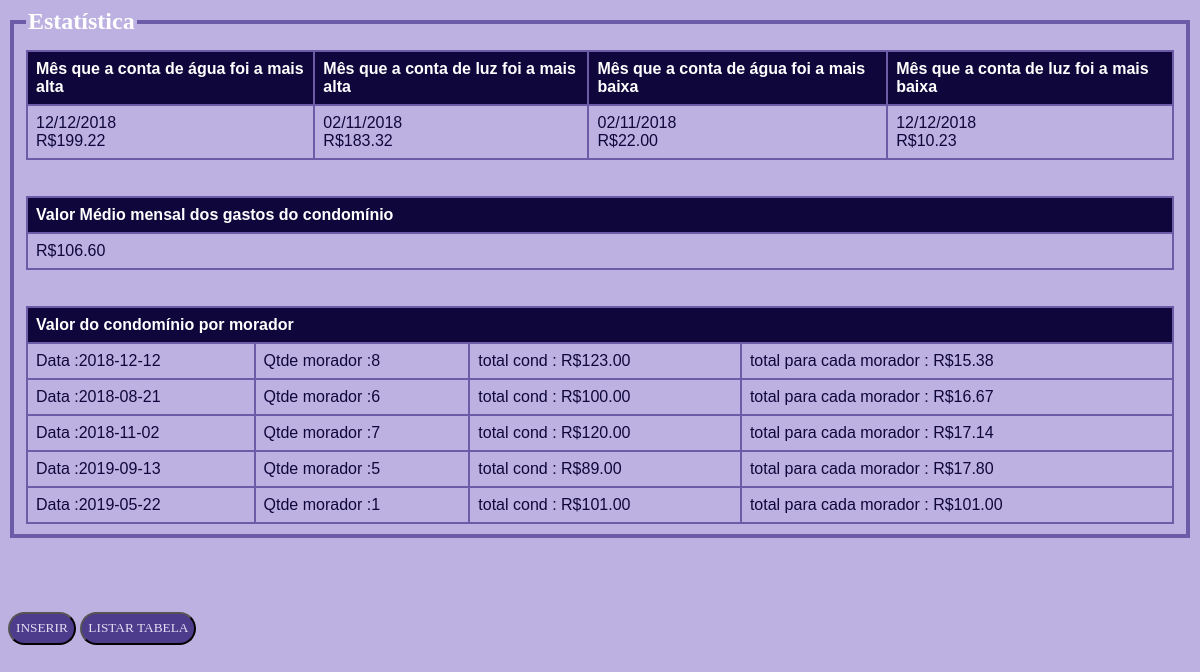
Page /estatisticas.php on the committed database.
### tables this page shows
CREATE TABLE `condominio` (
  `id_condominio` int(11) NOT NULL,
  `data` date NOT NULL,
  `copasa` double NOT NULL,
  `cemig` double NOT NULL,
  `tarifa` double NOT NULL,
  `limpeza` double NOT NULL,
  `outros` double NOT NULL,
  `qtde_morador` int(11) NOT NULL
);

### estatisticas.php (the view, shortened to what this page needs)
<?php
	include("conexao.php");
$agua_alta = mysqli_query($conn, "SELECT * FROM condominio order by copasa desc limit 1") or die(
  mysqli_error($cx)
);
$luz_alta = mysqli_query($conn, "SELECT * FROM condominio order by cemig desc limit 1") or die(
  mysqli_error($cx)
);
$agua_baixa = mysqli_query($conn, "SELECT * FROM condominio order by copasa asc limit 1") or die(
  mysqli_error($cx)
);
$luz_baixa = mysqli_query($conn, "SELECT * FROM condominio order by cemig asc limit 1") or die(
  mysqli_error($cx)
);
$sql = mysqli_query($conn, "SELECT * FROM condominio") or die(
  mysqli_error($cx)
);
$media_cond = mysqli_query($conn, "SELECT AVG(tarifa + limpeza + outros) as 'media_cond' FROM condominio");
?>
<!DOCTYPE html>
<html>
	<head>
	<link rel="stylesheet" type="text/css" href="_css/estilo.css">
	</head>
	<body>
		<div align='center'>
			<fieldset id="valores">
				<legend>Estatística</legend>
				<table border="1">
					<tr>
						<th>Mês que a conta de água foi a mais alta</th>
						<th>Mês que a conta de luz foi a mais alta</th>
						<th>Mês que a conta de água foi a mais baixa</th>
						<th>Mês que a conta de luz foi a mais baixa</th>
					</tr>
					    <?php
							while ($aux = mysqli_fetch_assoc($agua_alta)){
							  	echo "<tr><td>".date('d/m/Y',  strtotime($aux["data"]))."<br>R$".number_format($aux["copasa"],2)."</td>";
							}
							while ($aux = mysqli_fetch_assoc($luz_alta)){
							 	echo "<td>".date('d/m/Y',  strtotime($aux["data"]))."<br>R$".number_format($aux["cemig"],2)."</td>";
							}
							while ($aux = mysqli_fetch_assoc($agua_baixa)){
							 	echo "<td>".date('d/m/Y',  strtotime($aux["data"]))."<br>R$".number_format($aux["copasa"],2)."</td>";
							}
							while ($aux = mysqli_fetch_assoc($luz_baixa)){
							 	echo "<td>".date('d/m/Y',  strtotime($aux["data"]))."<br>R$".number_format($aux["cemig"],2)."</td></tr>";
							}
		   				?>
		   		</table><br><br>
		   		<table>
		   			<th>Valor Médio mensal dos gastos do condomínio</th>
					    <?php
					    	while ($aux = mysqli_fetch_assoc($media_cond)){
								echo "<tr><td>R$".number_format($aux["media_cond"],2)."</td></tr>";
							}
						?>
				</table><br><br>
				<table>
					<th colspan="4">Valor do condomínio por morador</th>
					    <?php
					    	while ($aux = mysqli_fetch_assoc($sql)){
					    	$total_cond= $aux["tarifa"]+$aux["limpeza"]+$aux["outros"];
						    $total_por_morador = $total_cond / $aux["qtde_morador"];
							   echo "<tr><td>Data :".$aux["data"]."	</td>
							   <td>Qtde morador :".$aux["qtde_morador"]."	</td>
							   <td>total cond : R$".number_format($total_cond,2)."	</td>
							   <td>total para cada morador : R$".number_format($total_por_morador,2)."</td></tr>";
							}
						?>
		   		</table>
			</fieldset>
		</div>
		<br><br><br>
			<button class="botao" onclick="window.location.href='index.php'">INSERIR</button>
			<button class="botao" onclick="window.location.href='resultado.php'">LISTAR TABELA</button>
	</body>
</html>

### _css/estilo.css (style rules this page uses)
body { font-family: "trebuchet MS", Helvetica, sans-serif; background: #BCB1E0 ; }
fieldset#valores { padding-top: 15px; border: 4px solid #6C5BA7; color: #6C5BA7; text-align:left; }
.botao { background: #4D3B8C; border-radius:2em; line-height: 2em; margin-top: 20px; font-family:cursive; color: #E3DEF4; }
legend { font-weight: bold; font-size: 1.5em; font-family:cursive; color: white; }
table { font-family: arial, sans-serif; color: #0F073B; border-collapse: collapse; width: 100%; }
td { border: 2px solid #6C5BA7; text-align: left; padding: 8px; }
th { border: 2px solid #6C5BA7; text-align: left; padding: 8px; color: white; background: #0F073B; }

### rows in the picture
condominio: data "12/12/2018", copasa "199.22", cemig "10.23", data "2018-12-12", qtde_morador "8", total_cond "123.00", total_por_morador "15.38"
condominio: data "02/11/2018", cemig "183.32", copasa "22.00", data "2018-11-02", qtde_morador "7", total_cond "120.00", total_por_morador "17.14"
condominio: data "2018-08-21", qtde_morador "6", total_cond "100.00", total_por_morador "16.67"
condominio: data "2019-09-13", qtde_morador "5", total_cond "89.00", total_por_morador "17.80"
condominio: data "2019-05-22", qtde_morador "1", total_cond "101.00", total_por_morador "101.00"

### other values in the picture
$aux["media_cond"] "106.60"
